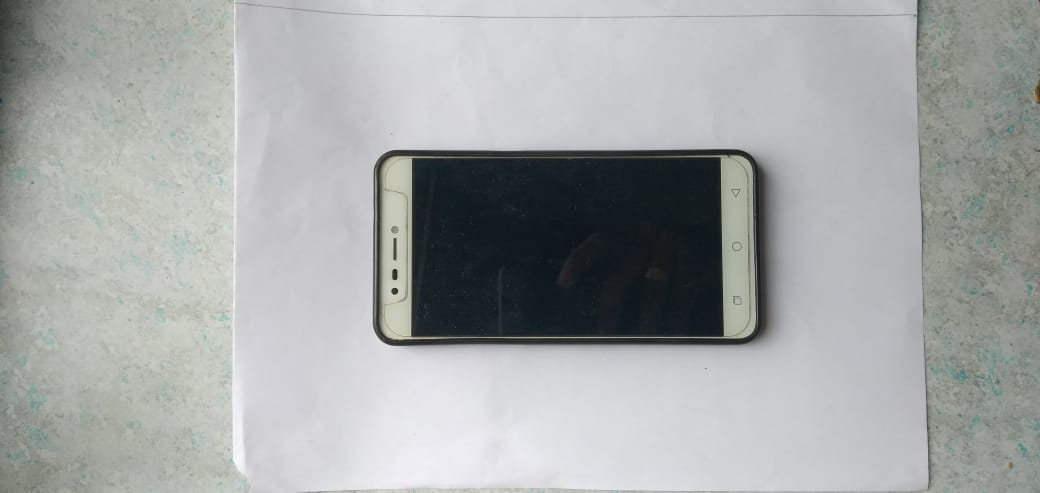
#> input picture phone.jpeg, 1040 x 493 px, found by its file name
$ python object_measurement.py
#> lines starting #> are read from the running program, lines starting #| are printed output that depends on the picture; after the words box and inside, x2 and y2 are one past the last pixel; in counts of white or black regions, pixels touching at a corner belong together
#Here you want to import opencv,imutils,numpy.


from scipy.spatial.distance import euclidean
from imutils import perspective
from imutils import contours
import numpy as np
import imutils
import cv2

def show_images(images):
	for i, img in enumerate(images):
		cv2.imshow("image_" + str(i), img)
	cv2.waitKey(0)
	cv2.destroyAllWindows()

img_path = "image/phone.jpeg"
# Read image and preprocess
image = cv2.imread(img_path)
#> image is the input picture: shape (493, 1040, 3); mean B, G, R 167.3, 167.2, 164.6

gray = cv2.cvtColor(image, cv2.COLOR_BGR2GRAY)
blur = cv2.GaussianBlur(gray, (9, 9), 0)

edged = cv2.Canny(blur, 50, 100)
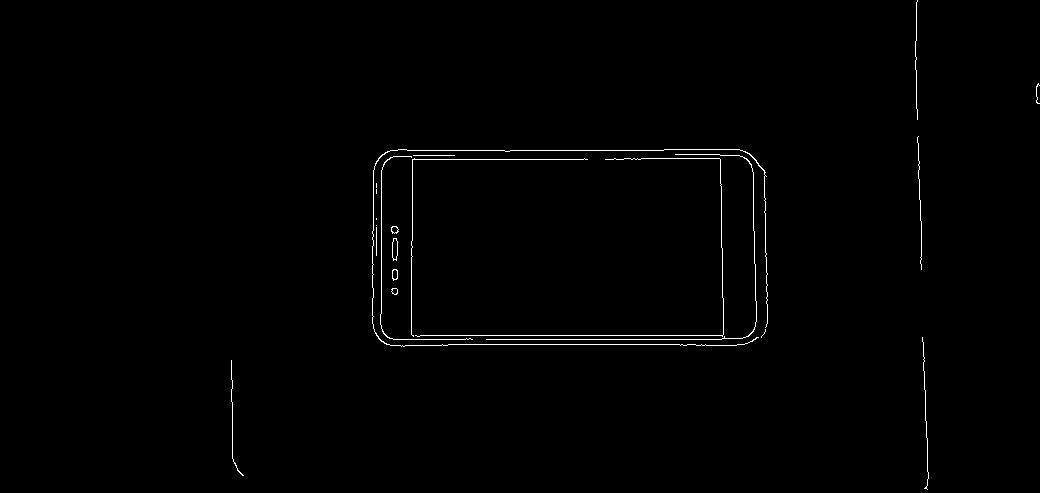
#> edged: shape (493, 1040); 0.72% white in thin lines or dots, all inside (x1, y1, x2, y2) = (231, 0, 1040, 490)
edged = cv2.dilate(edged, None, iterations=1)
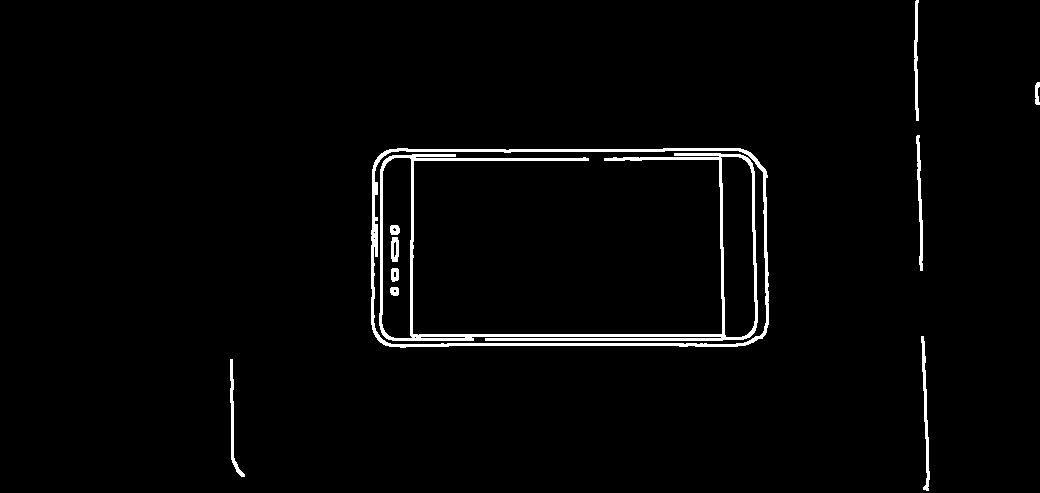
#> edged: shape (493, 1040); 2.2% white; 11 white regions, largest, box (x1, y1, x2, y2) and area: (379, 153, 758, 341) 5583, (371, 148, 769, 348) 3764, (921, 336, 930, 491) 497
edged = cv2.erode(edged, None, iterations=1)


cnts = cv2.findContours(edged.copy(), cv2.RETR_EXTERNAL, cv2.CHAIN_APPROX_SIMPLE)
#> cnts = 6 contours, 5 with area under 20; largest, box (x1, y1, x2, y2) and area: (372, 149, 768, 347) 75902
cnts = imutils.grab_contours(cnts)

# Sort contours from left to right as leftmost contour is reference object
(cnts, _) = contours.sort_contours(cnts)

cnts = [x for x in cnts if cv2.contourArea(x) > 100]
#> cnts = 1 contour; box (x1, y1, x2, y2) and area: (372, 149, 768, 347) 75902

ref_object = cnts[0]
#> ref_object = contour of 129 points, box (x1, y1, x2, y2) (372, 149, 768, 347), area 75902
box = cv2.minAreaRect(ref_object)
#> box = ((569.5, 247.5), (197, 395), -90)
box = cv2.boxPoints(box)
#> box = [[767, 346], [372, 346], [372, 149], [767, 149]]
box = np.array(box, dtype="int")
box = perspective.order_points(box)
#> box = [[372, 149], [767, 149], [767, 346], [372, 346]]
(tl, tr, br, bl) = box
#> tl = [372, 149]; tr = [767, 149]; br = [767, 346]; bl = [372, 346]
dist_in_pixel = euclidean(tl, tr)
#> dist_in_pixel = 395
dist_in_cm = 2*10
pixel_per_cm = dist_in_pixel/dist_in_cm
#> pixel_per_cm = 19.75


for cnt in cnts:
	box = cv2.minAreaRect(cnt)
	box = cv2.boxPoints(box)
	box = np.array(box, dtype="int")
	box = perspective.order_points(box)
	(tl, tr, br, bl) = box
	cv2.drawContours(image, [box.astype("int")], -1, (0, 0, 255), 2)
	mid_pt_horizontal = (tl[0] + int(abs(tr[0] - tl[0])/2), tl[1] + int(abs(tr[1] - tl[1])/2))
	mid_pt_verticle = (tr[0] + int(abs(tr[0] - br[0])/2), tr[1] + int(abs(tr[1] - br[1])/2))
	wid = euclidean(tl, tr)/pixel_per_cm
	ht = euclidean(tr, br)/pixel_per_cm
	cv2.putText(image, "{:.1f}cm".format(wid), (int(mid_pt_horizontal[0] - 15), int(mid_pt_horizontal[1] - 10)),
		cv2.FONT_HERSHEY_SIMPLEX, 0.5, (255, 255, 0), 2)
	cv2.putText(image, "{:.1f}cm".format(ht), (int(mid_pt_verticle[0] + 10), int(mid_pt_verticle[1])),
		cv2.FONT_HERSHEY_SIMPLEX, 0.5, (255, 255, 0), 2)
#> this loop made 1 pass
#> (tl, tr, br, bl, mid_pt_horizontal, mid_pt_verticle, wid, ht) on pass 1: ([372, 149], [767, 149], [767, 346], [372, 346], (569, 149), (767, 247), 20, 9.97)
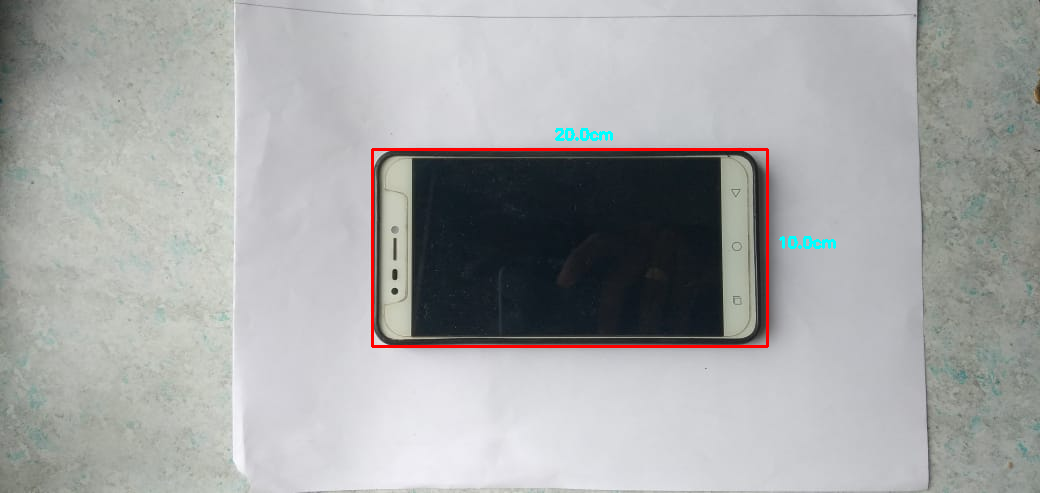
#> image: shape (493, 1040, 3); 0.85% of pixels changed, all inside (x1, y1, x2, y2) = (371, 128, 836, 348)

show_images([image])
#> the loop in show_images, `for i, img in enumerate(images):` made 1 pass
